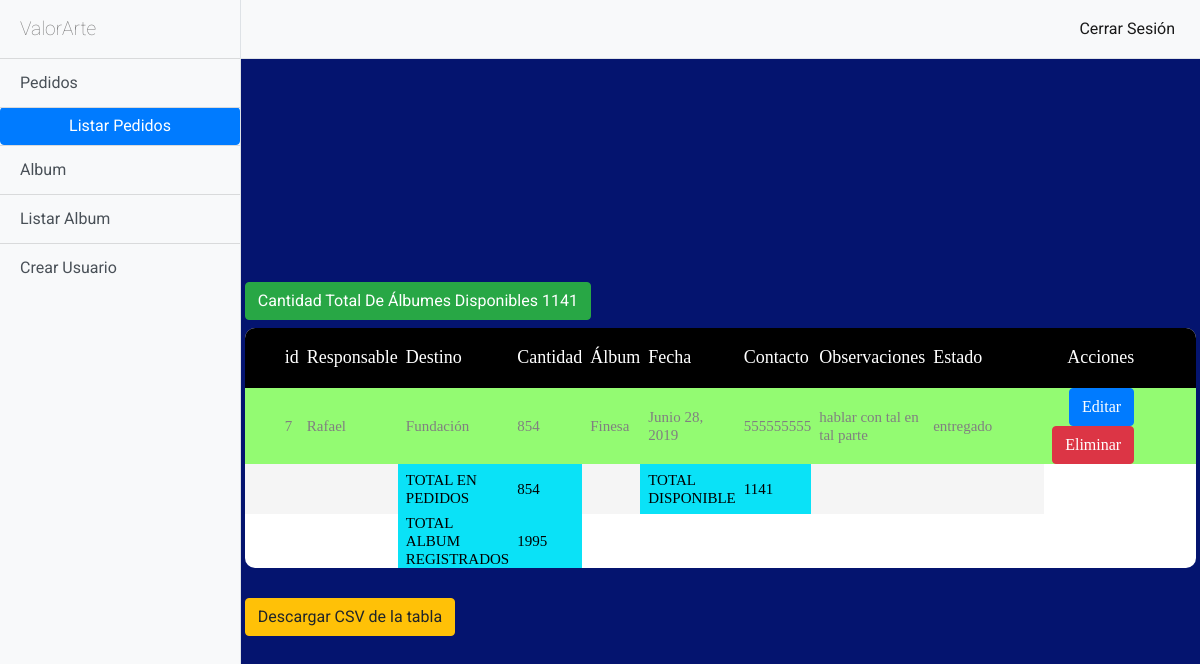
Before: /pedidos/listar (signed in) with the older database file.
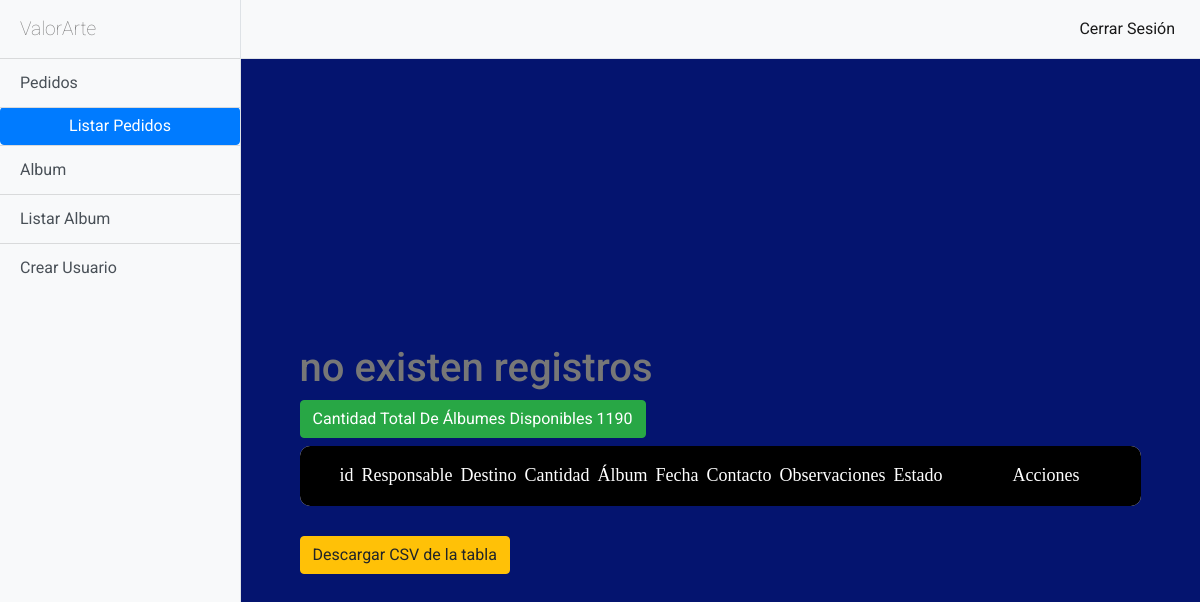
After: the same page with the newer database file.
### pedidos/models.py (models this page shows, shortened)
class Pedido(models.Model):
    responsable = models.CharField(max_length=150)
    destino = models.CharField(max_length=150)
    cantidad = models.IntegerField()
    album_p = models.CharField(max_length=150)
    fecha = models.DateField()
    contacto = models.CharField(max_length=150)
    estado = models.CharField(max_length=250)
    observaciones = models.CharField(max_length=250)

### pedidos/views.py (the view)
class PedidoList(ListView):
    model = Pedido
    template_name = 'pedidos/pedidos_list.html'
    def get_context_data(self, **kwargs):
        context =super(PedidoList, self).get_context_data(**kwargs)
        cantidad = Pedido.objects.all()
        context['cantidad_total']= cantidad
        suma=0
        for i in cantidad:
            if i.estado =="entregado":
                suma = suma+int(i.cantidad)
        context['cantidad_total']= suma
        cantalbum= Album.objects.all()
        context['cantidad_album']=cantalbum
        sumalbum = 0
        for i in cantalbum:
            sumalbum = sumalbum+int(i.cantidad)
        context['cantidad_album']=sumalbum - suma
        totaltabla= Pedido.objects.all()
        context['total_tabla']=totaltabla
        sumaTabla = 0
        for i in totaltabla:
            sumaTabla = sumaTabla+int(i.cantidad)
        context['total_tabla']=sumaTabla
        albumTotal= Album.objects.all()
        context['album_total']=albumTotal
        salbum = 0
        for i in cantalbum:
            salbum = salbum+int(i.cantidad)
        context['album_total']=salbum
        listarAlbum= Album.objects.all()
        context['listar_album']=listarAlbum
        return context

### templates/pedidos/pedidos_list.html (shortened to what this page needs)
{% extends 'base/base.html' %}
{% block navbar %}
    <div class="bg-light border-right" id="sidebar-wrapper">
        <div class="sidebar-heading"> ValorArte </div>
        <div class="list-group list-group-flush">
            <a href="{% url 'pedidos:pedidos_crear' %}" class="btn list-group-item list-group-item-action bg-light">Pedidos</a>
          <button href="{% url 'pedidos:pedidos_listar' %}" class="btn btn-primary">
            Listar Pedidos
          </button>
          <a href="{% url 'album:album_crear' %}" class="btn list-group-item list-group-item-action bg-light">Album</a>
          <a href="{% url 'album:album_listar' %}" class="btn list-group-item list-group-item-action bg-light">Listar Album</a>
          {% if user.is_staff %}
          <a href="{% url 'usuarios:registrar' %}" class="btn list-group-item list-group-item-action bg-light">Crear Usuario</a>
          {% endif %}
        </div>
      </div>
      <div id="page-content-wrapper">
        <nav class="navbar navbar-expand-lg navbar-light bg-light border-bottom">
          <div class="collapse navbar-collapse" id="navbarSupportedContent">
            <ul class="navbar-nav ml-auto mt-2 mt-lg-0">
              <li class="nav-item active">
                <a class="btn nav-link" href="{% url 'logout' %}">Cerrar Sesión <span class="sr-only">(current)</span></a>
            </ul>
          </div>
        </nav>
    {% endblock navbar %}
{% block content %}
<div class="limiter">
        <div class="container-table100">
          <div class="wrap-table100">
            <div class="table100">
              <table class="dataP">
                <thead>
                  <tr class="table100-head">
                        <th class="column1">id</th>
                        <th class="column3">Responsable</th>
                        <th class="column3">Destino</th>
                        <th class="column3">Cantidad</th>
                        <th class="column3">Álbum</th>
                        <th class="column3">Fecha</th>
                        <th class="column3">Contacto</th>
                        <th class="column3">Observaciones</th>
                        <th class="column6">Estado</th>
                        <th class="column6">Acciones</th>
                </thead>
                <tbody class="fpedido">
                        {% if object_list %}
                        {% for pedido in object_list %}
                        <tr>
                          {% if pedido.estado == "entregado" %}
                          <td class="column1" bgcolor="#93FB72">{{pedido.id}}</td>
                          <td class="column2" bgcolor="#93FB72">{{pedido.responsable}}</td>
                          <td class="column2" bgcolor="#93FB72">{{pedido.destino}}</td>
                          <td class="column2" bgcolor="#93FB72">{{pedido.cantidad}}</td>
                          <td class="column2" bgcolor="#93FB72">{{pedido.album_p}}</td>
                          <td class="column2" bgcolor="#93FB72">{{pedido.fecha}}</td>
                          <td class="column2" bgcolor="#93FB72">{{pedido.contacto}}</td>
                          <td class="column2" bgcolor="#93FB72">{{pedido.observaciones}}</td>
                          <td class="column2" bgcolor="#93FB72">{{pedido.estado}}</td>
                          <td class="column6" bgcolor="#93FB72">
                              <a class="btn btn-primary" href="{%url 'pedidos:pedidos_editar' pedido.id%}">Editar</a>
                              <a class="btn btn-danger" href="{%url 'pedidos:pedidos_eliminar' pedido.id%}">Eliminar</a>
                          </td>
                          {% endif %}
                        </tr>
                        {% endfor %}
                        <tr>
                          <td class="column1"  ></td>
                          <td class="column2" ></td>
                          <td class="column2" bgcolor="#0AE2F7"><font color="Black">TOTAL EN PEDIDOS</font></td>
                          <td class="column2" bgcolor="#0AE2F7"><font color="Black">{{total_tabla}}</font></td>
                          <td class="column2" ></td>
                          <td class="column2" bgcolor="#0AE2F7"><font color="Black">TOTAL DISPONIBLE</font></td>
                          <td class="column2" bgcolor="#0AE2F7"><font color="Black">{{cantidad_album}}</font></td>
                          <td class="column2" ></td>
                          <td class="column2" ></td>
                        </tr>
                        <tr>
                          <td class="column1"  ></td>
                          <td class="column2" ></td>
                          <td class="column2" bgcolor="#0AE2F7"><font color="Black">TOTAL ALBUM REGISTRADOS</font></td>
                          <td class="column2" bgcolor="#0AE2F7"><font color="Black">{{album_total}}</font></td>
                          <td class="column2" ></td>
                          <td class="column2" ></td>
                          <td class="column2" ></td>
                          <td class="column2" ></td>
                          <td class="column2" ></td>
                        </tr>
                        {% else %}
                        <h1>no existen registros</h1>
                    {% endif %}
                    {% if cantidad_album > 0 %}
                    <h1 class="btn btn-success">Cantidad Total De Álbumes Disponibles {{cantidad_album}}</h1>
                    {% else %}
                    <h1 class="btn btn-danger">Cantidad Total De Álbumes Disponibles {{cantidad_album}}</h1>
                    {% endif %}
                </tbody>
              </table>
              <br>
              <button  class="btn btn-warning" id="expt">Descargar CSV de la tabla</button>
            </div>
          </div>
        </div>
      </div>
{% endblock content %}

### templates/base/base.html (shortened to what this page needs)
{% load staticfiles %}
<!DOCTYPE html>
<html lang="es">
<head>
   <link href="{% static 'vendor/bootstrap/css/bootstrap.min.css' %}" rel="stylesheet">
   <link href="{% static 'css/formstyle.css' %}" rel="stylesheet">
  <link href="{% static 'css/simple-sidebar.css' %}" rel="stylesheet">
</head>
<body>
  <div class="d-flex" id="wrapper">
    {% block navbar %}{% endblock navbar %}
    {% block content %}
    {% endblock content %}
  </div>
</body>
</html>

### static/css/formstyle.css (style rules this page uses)
* { margin: 0; padding: 0; box-sizing: border-box; -webkit-box-sizing: border-box; -moz-box-sizing: border-box; -webkit-font-smoothing: antialiased; -moz-font-smoothing: antialiased; -o-font-smoothing: antialiased; font-smoothing: antialiased; text-rendering: optimizeLegibility; }
body { font-family: "Roboto", Helvetica, Arial, sans-serif; font-weight: 100; font-size: 12px; line-height: 30px; color: #777; background: #04146F; }
.limiter { width: 75%; margin: 0 auto; }
.container-table100 { width: 100%; min-height: 100vh; background: #04146F; display: -webkit-box; display: -webkit-flex; display: -moz-box; display: -ms-flexbox; display: flex; align-items: center; justify-content: center; flex-wrap: wrap; padding: 33px 30px; }
.wrap-table100 { width: 1170px; }
table { border-spacing: 1; border-collapse: collapse; background: white; border-radius: 10px; overflow: hidden; width: 100%; margin: 0 auto; position: relative; }
table * { position: relative; }
table td, table th { padding-left: 8px; }
table thead tr { height: 60px; background: #000000; }
table td, table th { text-align: left; }
.table100-head th { font-family: OpenSans-Regular; font-size: 18px; color: #fff; line-height: 1.2; font-weight: unset; }
.column1 { width: 260px; padding-left: 40px; }
.column3 { width: 245px; }
.column6 { width: 222px; text-align: right; padding-right: 62px; }

### static/css/simple-sidebar.css (style rules this page uses)
body { overflow-x: hidden; }
#sidebar-wrapper { min-height: 100vh; margin-left: -15rem; -webkit-transition: margin .25s ease-out; -moz-transition: margin .25s ease-out; -o-transition: margin .25s ease-out; transition: margin .25s ease-out; }
#sidebar-wrapper .sidebar-heading { padding: 0.875rem 1.25rem; font-size: 1.2rem; }
#sidebar-wrapper .list-group { width: 15rem; }
#page-content-wrapper { min-width: 100vw; }
@media (min-width: 768px) { #sidebar-wrapper { margin-left: 0; } }
@media (min-width: 768px) { #page-content-wrapper { min-width: 0; width: 100%; } }

Changed rows visible on the page:
removed Pedido: id "7", responsable "Rafael", destino "Fundación", cantidad "854", album_p "Finesa", fecha "Junio 28, 2019", contacto "555555555", observaciones "hablar con tal en tal parte", estado "entregado"
Other visible differences:
{{ cantidad_album }}: "1141" → "1190"
{{ total_tabla }}: "854" → (not shown)
{{ cantidad_album }}: "1141" → (not shown)
{{ album_total }}: "1995" → (not shown)
text no longer shown: "TOTAL EN PEDIDOS TOTAL DISPONIBLE TOTAL ALBUM REGISTRADOS"
text now shown: "no existen registros"
